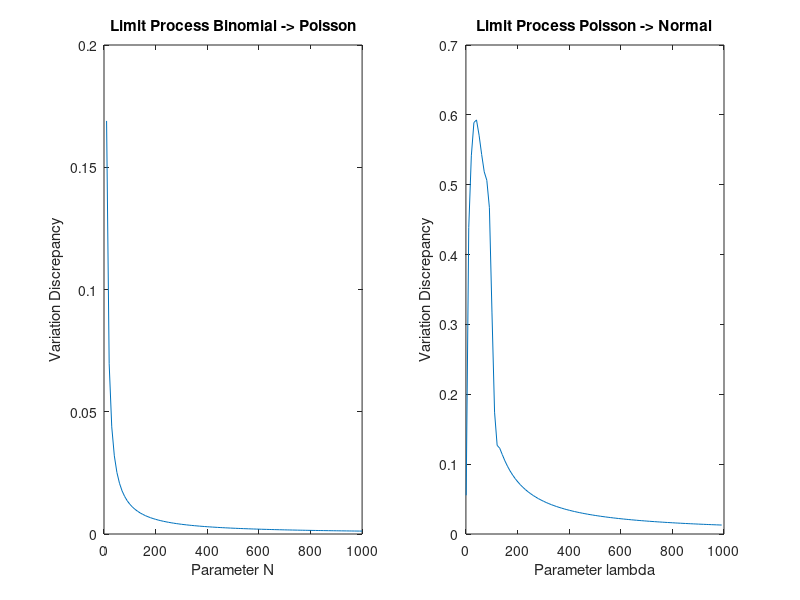

The MATLAB script that drew this image:
# Yasmin Monteiro e Silva
# HMW 2.7: Numerically investigate the limit proccess

1;

#Functions
function x = p_bin(k, p, n)
  log_x = gammaln(n+1) - gammaln(k+1) - gammaln(n-k+1) + k*log(p) + (n-k)*log(1-p);
  x = exp(log_x);
endfunction

function x = p_poi(k, l)
  x = exp(-l)*l^k/factorial(k);
endfunction

function x = p_nor(k, u, s)
  x = exp(-(k-u)^2/(2*s^2))/sqrt(2*pi*s^2);
endfunction

# Binomial -> Poisson
R = 100;
lambda = 5;
N = 10:10:1000;
Var_bin_poi = [];

for n = N
  p = lambda/n;
  err = [];
  for k = 1:R
    va_b = p_bin(k, p, n);
    va_p = p_poi(k, lambda);
    err(end+1) = abs(va_b - va_p);
    endfor
  Var_bin_poi(end+1) = sum(err)/2;
endfor

subplot(1, 2, 1)
plot(N, Var_bin_poi);
xlabel("Parameter N");
ylabel("Variation Discrepancy");
title("Limit Process Binomial -> Poisson");


# Poisson -> Normal
R = 100;
lambda = 1:10:1000;
Var_poi_norm = [];

for l = lambda
  err = [];
  for k = 1:R
    va_p = p_poi(k, l);
    va_n = p_nor(k, l, l);
    err(end+1) = abs(va_p - va_n);
  endfor
  Var_poi_norm(end+1) = sum(err)/2;
endfor

subplot(1,2,2)
plot(lambda, Var_poi_norm);
xlabel("Parameter lambda");
ylabel("Variation Discrepancy");
title("Limit Process Poisson -> Normal");
